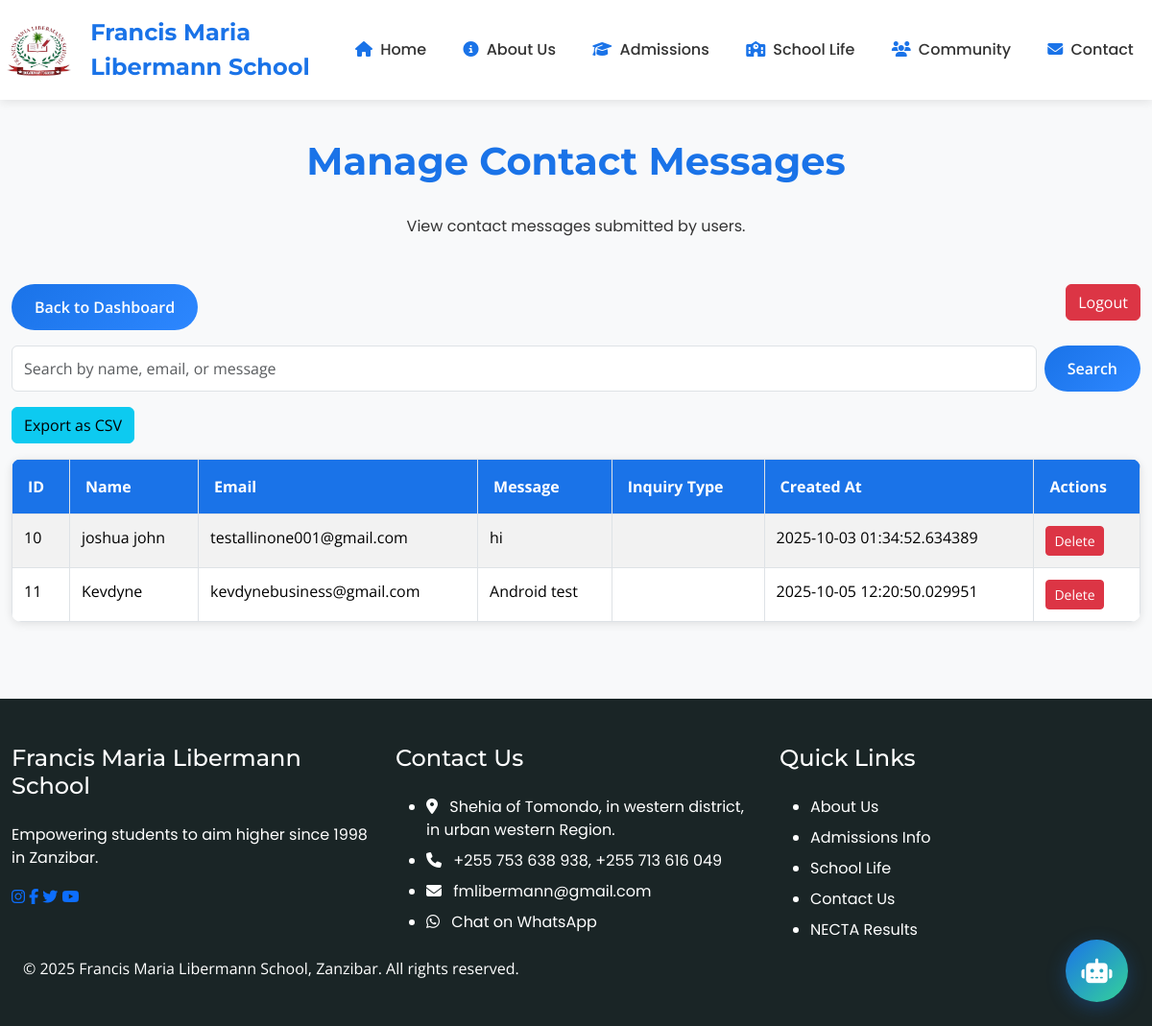
Page /admin/contacts (signed in) on the committed database.
### app/models.py (models this page shows, shortened)
class Contact(db.Model):
    id = db.Column(db.Integer, primary_key=True)
    name = db.Column(db.String(100), nullable=False)
    email = db.Column(db.String(120), nullable=False)
    message = db.Column(db.Text, nullable=False)
    created_at = db.Column(db.DateTime, default=datetime.utcnow)

### app/routes.py (the view, shortened to what this page needs)
@main.route('/admin/contacts', methods=['GET', 'POST'])
@login_required
def admin_contacts():
    search_query = request.form.get('search', '') if request.method == 'POST' else ''
    if search_query:
        contacts = Contact.query.filter(
            (Contact.name.ilike(f'%{search_query}%')) |
            (Contact.email.ilike(f'%{search_query}%')) |
            (Contact.message.ilike(f'%{search_query}%'))
        ).all()
    else:
        contacts = Contact.query.all()
    return render_template('admin_contacts.html', contacts=contacts, search_query=search_query)

### app/templates/admin_contacts.html
{% extends "base.html" %}
{% block content %}
<section class="section bg-light">
    <div class="container">
        <h2 class="section-title">Manage Contact Messages</h2>
        <p class="text-center mb-5">View contact messages submitted by users.</p>
        <div class="row mb-3">
            <div class="col-md-12">
                <a href="{{ url_for('main.admin_dashboard') }}" class="btn btn-primary">Back to Dashboard</a>
                <a href="{{ url_for('main.admin_logout') }}" class="btn btn-danger float-end">Logout</a>
            </div>
        </div>
        <div class="row mb-3">
            <div class="col-md-12">
                <form method="POST" class="d-flex">
                    <input type="text" name="search" class="form-control me-2" placeholder="Search by name, email, or message" value="{{ search_query }}">
                    <button type="submit" class="btn btn-primary">Search</button>
                </form>
            </div>
        </div>
        <div class="row mb-3">
            <div class="col-md-12">
                <form method="POST" style="display:inline;">
                    <button type="submit" name="export" value="export" class="btn btn-info">Export as CSV</button>
                </form>
            </div>
        </div>
        <div class="row">
            <div class="col-md-12">
                <table class="table table-bordered table-striped">
                    <thead>
                        <tr>
                            <th>ID</th>
                            <th>Name</th>
                            <th>Email</th>
                            <th>Message</th>
                            <th>Inquiry Type</th>
                            <th>Created At</th>
                            <th>Actions</th>
                        </tr>
                    </thead>
                    <tbody>
                        {% for contact in contacts %}
                        <tr>
                            <td>{{ contact.id }}</td>
                            <td>{{ contact.name }}</td>
                            <td>{{ contact.email }}</td>
                            <td>{{ contact.message }}</td>
                            <td>{{ contact.inquiry_type }}</td>
                            <td>{{ contact.created_at }}</td>
                            <td>
                                <form method="POST" action="{{ url_for('main.delete_contact', contact_id=contact.id) }}"
                                      onsubmit="return confirm('Are you sure you want to delete this contact message?');"
                                      style="display: inline;">
                                    <button type="submit" class="btn btn-danger btn-sm">Delete</button>
                                </form>
                            </td>
                        </tr>
                        {% endfor %}
                    </tbody>
                </table>
            </div>
        </div>
    </div>
</section>
{% endblock %}

### app/static/styles.css (style rules this page uses)
:root { --container-padding: 1.5rem; }
body { font-family: 'Open Sans', sans-serif; color: #333; margin: 0; padding: 80px 0 0 0; overflow-x: hidden; overflow-y: hidden; transition: overflow-y 0.3s ease; line-height: 1.5; }
body.loaded { overflow-y: auto; }
.container { width: 100%; max-width: 1200px; margin: 0 auto; padding: 0 var(--container-padding); }
h1, h2, h3, h4, h5, h6 { font-family: 'Montserrat', sans-serif; margin-bottom: 1rem; }
p, a, li { font-family: 'Poppins', sans-serif; }
.section { padding: clamp(3rem, 8vw, 5rem) 0; }
.section-title { font-size: clamp(2rem, 4vw, 2.5rem); font-weight: 700; text-align: center; margin-bottom: clamp(2rem, 6vw, 3rem); color: #1a73e8; line-height: 1.2; }
.row { display: flex; flex-wrap: wrap; margin: 0 calc(var(--container-padding) * -1); }
html { height: 100%; }
body { min-height: 100%; display: flex; flex-direction: column; }
.section-title { color: #1a73e8; margin-bottom: 2rem; text-align: center; }
.table { border-radius: 10px; overflow: hidden; box-shadow: 0 2px 10px rgba(0,0,0,0.1); }
.table th { background-color: #1a73e8; color: white; padding: 1rem; }
.table td { padding: 0.75rem; }
.btn-primary { background: linear-gradient(135deg, #1a73e8, #2d87ff); border: none; padding: 0.75rem 1.5rem; border-radius: 25px; font-weight: 600; transition: all 0.3s ease; }
.section { padding: 4rem 0; }
.bg-light { background-color: #f8f9fa !important; }

### rows in the picture
Contact: id "10", name "joshua john", email "testallinone001@gmail.com", message "hi", created_at "2025-10-03 01:34:52.634389"
Contact: id "11", name "Kevdyne", email "kevdynebusiness@gmail.com", message "Android test", created_at "2025-10-05 12:20:50.029951"
